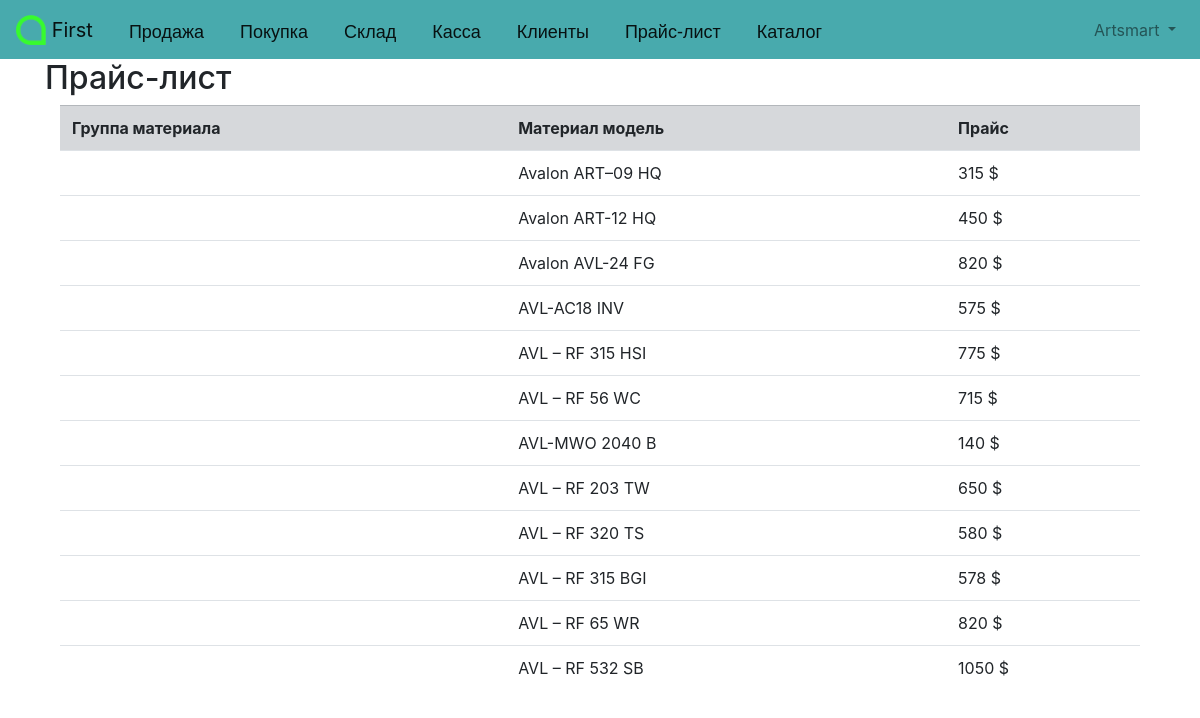
Page /articles/price/ (signed in) on the committed database.
### accounts/models.py (models this page shows)
class CustomUser(AbstractUser):
    age = models.PositiveIntegerField(null=True, blank=True)

### articles/models.py (models this page shows, shortened)
class Article(models.Model):
    title = models.CharField(max_length=155)
    summary = models.CharField(max_length=200, blank=True)
    body = RichTextField()
    product = models.CharField(max_length=155, default='coding')
    photo = models.ImageField(upload_to='images/', blank=True)
    date = models.DateTimeField(auto_now_add=True)
    author = models.ForeignKey(
        get_user_model(),
        on_delete=models.CASCADE,
    )

### articles/views.py (the view)
# urls.py: path('price/', PriceView.as_view(), name='price_list'),
class PriceView(LoginRequiredMixin, ListView):
    model = Article
    template_name = 'price_list.html'

### templates/price_list.html (shortened to what this page needs)
{% extends 'base.html' %}
{% block content %}
    <h2>Прайс-лист</h2>
<div class="container">
  <table class="table">
      <tr class="table-secondary">
        <th>Группа материала</th>
        <th>Материал модель</th>
        <th>Прайс</th>
      </tr>
  {% for article in object_list %}
  <tr>
        <td>{{ product.name }}</td>
        <td>{{ article.title }}</td>
        <td>{{ article.summary }} $</td>
  </tr>
  {% endfor %}
</table>
</div>
{% endblock content %}

### templates/base.html (shortened to what this page needs)
{% load static %}
<!DOCTYPE html>
<html lang="en">
<head>
    <link rel="stylesheet" href="https://cdn.jsdelivr.net/npm/bootstrap@4.5.3/dist/css/bootstrap.min.css">
</head>
    <body>
        <nav class="navbar navbar-expand-lg navbar-light sticky-top" style="background-color: #48AAAD" id="bosh" >
            <a class="navbar-brand" href="/">
                <img src="/static/artel.png" width="30" height="30" class="d-inline-block align-top" alt="">
                First
            </a>
            <a class="navbar-brand" id="knopka" href="{% url 'sales'%}">Продажа</a>
            <a class="navbar-brand" id="knopka" href="{% url 'purchases'%}">Покупка</a>
            <a class="navbar-brand" id="knopka" href="{% url 'stock'%}">Склад</a>
            <a class="navbar-brand" id="knopka" href="{% url 'cash_register'%}">Касса</a>
            <a class="navbar-brand" id="knopka" href="{% url 'client_list'%}">Клиенты</a>
            <a class="navbar-brand" id="knopka" href="{% url 'price_list'%}">Прайс-лист</a>
            <a class="navbar-brand" id="knopka" href="{% url 'product_catalog'%}">Каталог</a>
            <div class="collapse navbar-collapse" id="navbarSupportedContent">
                {% if user.is_authenticated %}
                    <ul class="navbar-nav ml-auto">
                        <li class="nav-item">
                            <a class="nav-link dropdown-toggle" href="#"
                                id="navbarDropdown" role="button" data-toggle="dropdown"
                                aria-haspopup="true" aria-expanded="false">
                                {{ user.username | title }}
                            </a>
                        </li>
                    </ul>
                {% else %}
                    <form class="form-inline ml-auto">
                        <a href="{% url 'login' %}" class="btn btn-outline-light">Kirish</a>
                        <a href="{% url 'signup' %}" class="btn btn-primary ml-2">Ro'yxatdan o'tish</a>
                    </form>
                {% endif %}
            </div>
        </nav>
        <main>
        <div class="container">
            {% block content %}
            {% endblock content %}
        </div>
        </main>
    </body>
</html>

### templates/base.html (style rules this page uses)
#knopka { margin-top: 6; padding-left: 20; font-family: arial; font-size: 18px; }

### rows in the picture
CustomUser: username "Artsmart"
Article: title "Avalon ART–09 HQ", summary "315"
Article: title "Avalon ART-12 HQ", summary "450"
Article: title "Avalon AVL-24 FG", summary "820"
Article: title "AVL-AC18 INV", summary "575"
Article: title "AVL – RF 315 HSI", summary "775"
Article: title "AVL – RF 56 WC", summary "715"
Article: title "AVL-MWO 2040 B", summary "140"
Article: title "AVL – RF 203 TW", summary "650"
Article: title "AVL – RF 320 TS", summary "580"
Article: title "AVL – RF 315 BGI", summary "578"
Article: title "AVL – RF 65 WR", summary "820"
Article: title "AVL – RF 532 SB", summary "1050"
